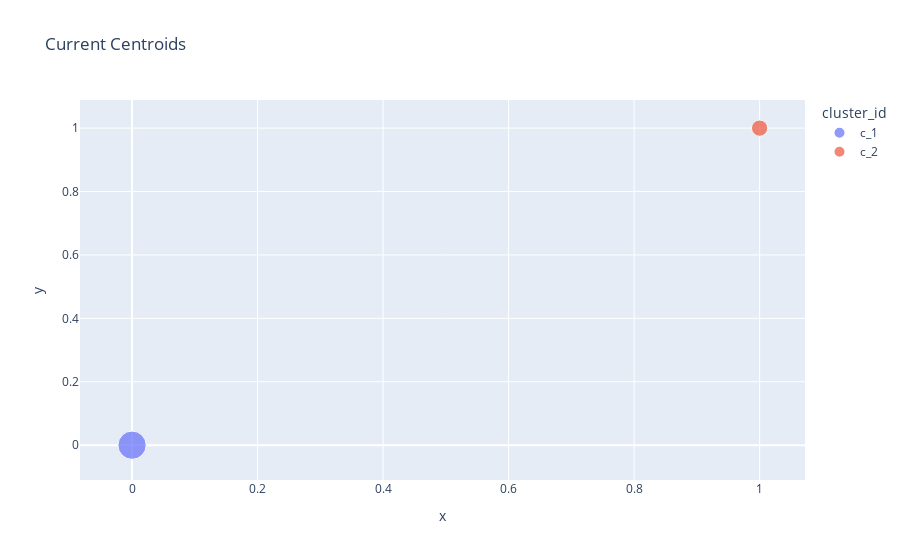

The notebook cell saved with this chart:
### Code cell
plot_model(stkm)

### Figure 1 — Plotly figure (JSON) as saved in the notebook; plotly's stock layout.template omitted (floating-point values rounded to 4 significant figures)
{"data": [{"hovertemplate": "cluster_id=c_1<br>x=%{x}<br>y=%{y}<br>weight=%{marker.size}<extra></extra>", "legendgroup": "c_1", "marker": {"color": "#636efa", "size": [1.5], "sizemode": "area", "sizeref": 0.00375, "symbol": "circle"}, "mode": "markers", "name": "c_1", "orientation": "v", "showlegend": true, "type": "scatter", "x": [0], "xaxis": "x", "y": [0], "yaxis": "y"}, {"hovertemplate": "cluster_id=c_2<br>x=%{x}<br>y=%{y}<br>weight=%{marker.size}<extra></extra>", "legendgroup": "c_2", "marker": {"color": "#EF553B", "size": [0.5], "sizemode": "area", "sizeref": 0.00375, "symbol": "circle"}, "mode": "markers", "name": "c_2", "orientation": "v", "showlegend": true, "type": "scatter", "x": [1], "xaxis": "x", "y": [1], "yaxis": "y"}], "layout": {"legend": {"itemsizing": "constant", "title": {"text": "cluster_id"}, "tracegroupgap": 0}, "title": {"text": "Current Centroids"}, "xaxis": {"anchor": "y", "domain": [0, 1], "title": {"text": "x"}}, "yaxis": {"anchor": "x", "domain": [0, 1], "title": {"text": "y"}}}}
